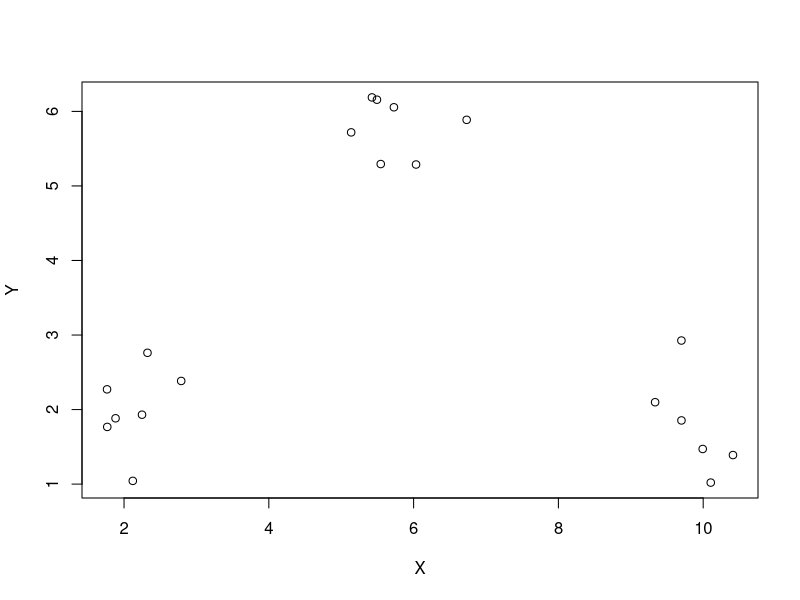

This figure's R source: (Note: this script raises an error after producing the figure.)
# get two observations

df=read.csv("Clustered_Data.csv")

plot(df)
#1. Randomly assign a number, from 1 to K, to each of the observations.
# These serve as initial cluster assignments for the observations.
#2. Iterate until the cluster assignments stop changing:
#  (a) For each of the K clusters, compute the cluster centroid. The
#    kth cluster centroid is the vector of the p feature means for the
#    observations in the kth cluster.
# (b) Assign each observation to the cluster whose centroid is closest

#1. Randomly assign a number, from 1 to K, to each of the observations.
k=3
df$cluster=round(runif(20,min=1,max = 3),0)

ggplot(df, aes(x=X,y=Y, colour = as.factor(cluster)))+geom_point()

#2. Find centroids
# find means of the observation in each cluster
centroids=df %>% group_by(cluster) %>% summarise(X=mean(X),
                                                 Y=mean(Y))
ggplot(df, aes(x=X,y=Y, colour = as.factor(cluster)))+geom_point()+
  geom_point(data=centroids, aes(x=X,y=Y, size=4,shape = as.factor(cluster)))

#assign each obs - uanset cluster - to the closest centercluster
# closest = min(√[(x2 – x1)2 + (y2 – y1)2])
# sqrt((cx-obsx)^2 + (cy-obsy)^2)

for (i in (1:nrow(df))) {
  i=1
  # vector to collect the distances for the point to the respective cluster
  colv=vector()
  for (j in (1:k)) {
    mdist=sqrt(((centroids[[j,2]]-df[[i,1]])^2)+((centroids[[j,3]]-df[[i,2]])^2))
    colv[j]=mdist
  }
  newcluster=which.min(colv)
  df[i,'cluster']=newcluster
}












